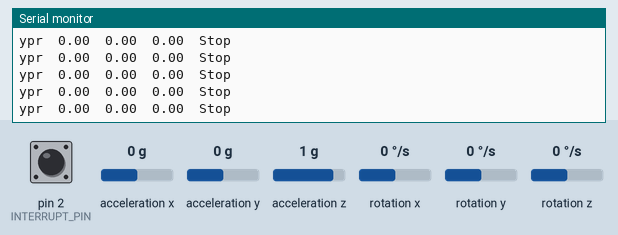
Bench run of a sketch on a simulated Arduino Uno, built with avr-gcc and run on an emulated ATmega328P. On the bench: the last lines printed to the serial monitor. The inputs (shaded band) are chosen by the test bench; at power-on: acceleration x 0 g, acceleration y 0 g, acceleration z 1 g, pin 2 (INTERRUPT_PIN) LOW, rotation x 0 °/s, rotation y 0 °/s, rotation z 0 °/s. The sensor or clock chip raises its interrupt line as the real part does; no radio packets arrive unless stated.

Above: at 3.7 s.
3.8 s: acceleration x set to -1.4 g
At 4.8 s:
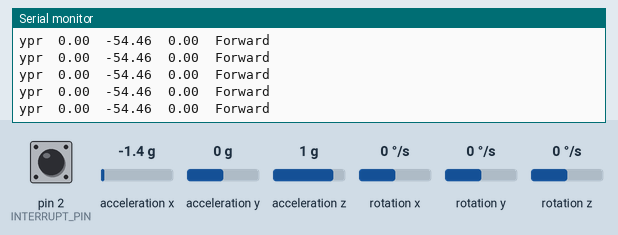
5.7 s: acceleration x set to 0 g
At 6.2 s:
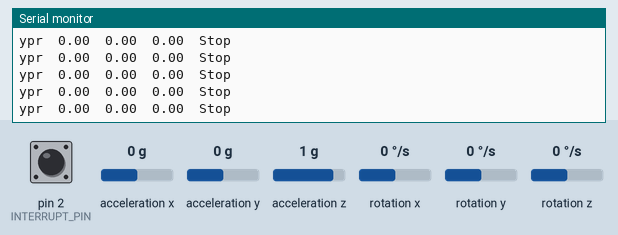
8.7 s: acceleration y set to 0.8 g
At 9.8 s:
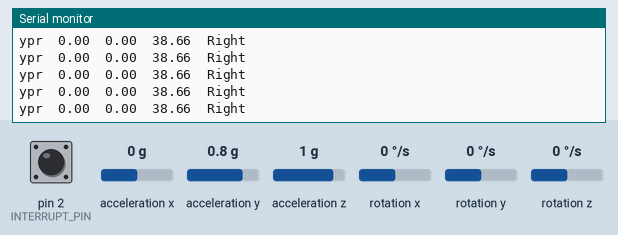
10.6 s: acceleration z set to 1.4 g
At 11.3 s:
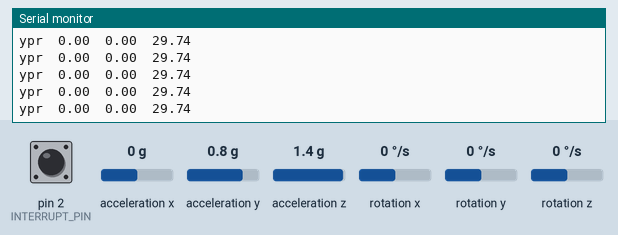
12.5 s: acceleration x set to -0.8 g
At 13.2 s:
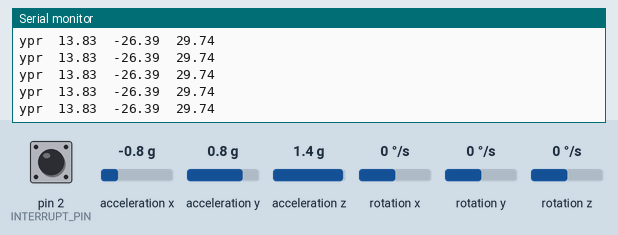
15.5 s: acceleration y set to -1.4 g
At 16.3 s:
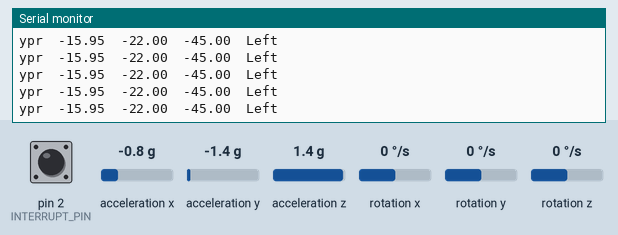

Measured:
- after the input at 3.8 s, the serial monitor: prints a new line at once (image 1)
- after the input at 8.7 s, the serial monitor: prints a new line at once (image 3)
- after the input at 10.6 s, the serial monitor: prints a new line at once (image 4)
- after the input at 12.5 s, the serial monitor: prints a new line at once (image 5)
- after the input at 15.5 s, the serial monitor: prints a new line at once (image 6)

The sketch:

GestureTrans.ino
```cpp
#include<SPI.h>
#include<RF24.h>
#include<nRF24L01.h>
#include "printf.h"
#include "I2Cdev.h"
#include "MPU6050_6Axis_MotionApps20.h"

#if I2CDEV_IMPLEMENTATION == I2CDEV_ARDUINO_WIRE
#include "Wire.h"
#endif

// MPU control/status vars
bool dmpReady = false;  // set true if DMP init was successful
uint8_t mpuIntStatus;   // holds actual interrupt status byte from MPU
uint8_t devStatus;      // return status after each device operation (0 = success, !0 = error)
uint16_t packetSize;    // expected DMP packet size (default is 42 bytes)
uint16_t fifoCount;     // count of all bytes currently in FIFO
uint8_t fifoBuffer[64]; // FIFO storage buffer
volatile bool mpuInterrupt = false;     // indicates whether MPU interrupt pin has gone high
void dmpDataReady()
{
  mpuInterrupt = true;
}
// orientation/motion vars
Quaternion q;           // [w, x, y, z]         quaternion container
VectorFloat gravity;    // [x, y, z]            gravity vector
float ypr[3], yaw, pitch, roll;        // [yaw, pitch, roll]   yaw/pitch/roll container and gravity vector
#define INTERRUPT_PIN 2 // use pin 2 on Arduino Uno & most boards
MPU6050 mpu;


int CE_PIN = 8, CSN_PIN = 7;
RF24 radio(CE_PIN, CSN_PIN);
const uint64_t pipeOut = 0x10FAB52AE1LL;

int data = 0;

void setup()
{
  Serial.begin(115200);
  start_mpu();
  start_nrf();
  /*
    delay(1000);
    digitalWrite(radio_led, HIGH);
    get_mpu_data();
    //  pitch_err = pitch;

    delay(1000);
    digitalWrite(radio_led, LOW);
  */
  //  delay(2000);
}

void loop()
{
  get_mpu_data();
  Serial.print("ypr\t");
  Serial.print(yaw);
  Serial.print("\t");
  Serial.print(pitch);
  Serial.print("\t");
  Serial.print(roll);
  Serial.print("\t");

  if (pitch < 15 && pitch > -15 && roll < 15 && pitch > -15) {
    Serial.print("Stop");
    data = 0;
  }
  else if (pitch < -30) {
    Serial.print("Forward");
    data = 1;
  }
  else if (pitch > 30) {
    Serial.print("Backward");
    data = 2;
  }

  else if (roll < -30) {
    Serial.print("Left");
    data = 3;
  }
  else if (roll > 30) {
    Serial.print("Right");
    data = 4;
  }
  Serial.println();
  radio.write(&data, sizeof(data));
//  delay(200);
}

void start_nrf()
{
  radio.begin();
  printf_begin();
  radio.setPALevel(RF24_PA_MAX);
  radio.setDataRate(RF24_250KBPS);
  radio.setChannel(110);
  radio.openWritingPipe(pipeOut);
  radio.printDetails();
  delay(2000);
}


void start_mpu()
{
#if I2CDEV_IMPLEMENTATION == I2CDEV_ARDUINO_WIRE
  Wire.begin();
  Wire.setClock(400000); // 400kHz I2C clock. Comment this line if having compilation difficulties
#elif I2CDEV_IMPLEMENTATION == I2CDEV_BUILTIN_FASTWIRE
  Fastwire::setup(400, true);
#endif

  Serial.println(F("Initializing I2C devices..."));
  mpu.initialize();
  pinMode(INTERRUPT_PIN, INPUT);

  Serial.println(F("Testing device connections..."));
  Serial.println(mpu.testConnection() ? F("MPU6050 connection successful") : F("MPU6050 connection failed"));

  Serial.println(F("Initializing DMP..."));
  devStatus = mpu.dmpInitialize();

  // supply your own gyro offsets here, scaled for min sensitivity
  mpu.setXGyroOffset(220);
  mpu.setYGyroOffset(76);
  mpu.setZGyroOffset(-85);
  mpu.setZAccelOffset(1788); // 1688 factory default for my test chip

  // make sure it worked (returns 0 if so)
  if (devStatus == 0)
  {
    Serial.println(F("Enabling DMP..."));
    mpu.setDMPEnabled(true);

    Serial.println(F("Enabling interrupt detection (Arduino external interrupt 0)..."));
    attachInterrupt(0, dmpDataReady, RISING);
    mpuIntStatus = mpu.getIntStatus();

    Serial.println(F("DMP ready! Waiting for first interrupt..."));
    dmpReady = true;

    packetSize = mpu.dmpGetFIFOPacketSize();
  }
  else
  {
    // ERROR!
    // 1 = initial memory load failed
    // 2 = DMP configuration updates failed
    // (if it's going to break, usually the code will be 1)
    Serial.print(F("DMP Initialization failed (code "));
    Serial.print(devStatus);
    Serial.println(F(")"));
  }
}

void get_mpu_data()
{
  // if programming failed, don't try to do anything
  if (!dmpReady) return;

  // wait for MPU interrupt or extra packet(s) available
  while (!mpuInterrupt && fifoCount < packetSize)
  { /*
      pid.Compute();
      motorController.move(output, MIN_ABS_SPEED);

      unsigned long currentMillis = millis();

      if (currentMillis - time1Hz >= 1000)
      {
       loopAt1Hz();
       time1Hz = currentMillis;
      }

      if (currentMillis - time5Hz >= 5000)
      {
       loopAt5Hz();
       time5Hz = currentMillis;
      }*/
  }

  // reset interrupt flag and get INT_STATUS byte
  mpuInterrupt = false;
  mpuIntStatus = mpu.getIntStatus();

  // get current FIFO count
  fifoCount = mpu.getFIFOCount();

  // check for overflow (this should never happen unless our code is too inefficient)
  if ((mpuIntStatus & 0x10) || fifoCount == 1024) {
    // reset so we can continue cleanly
    mpu.resetFIFO();
//    Serial.println(F("FIFO overflow!"));

    // otherwise, check for DMP data ready interrupt (this should happen frequently)
  } else if (mpuIntStatus & 0x02) {
    // wait for correct available data length, should be a VERY short wait
    while (fifoCount < packetSize) fifoCount = mpu.getFIFOCount();

    // read a packet from FIFO
    mpu.getFIFOBytes(fifoBuffer, packetSize);

    // track FIFO count here in case there is > 1 packet available
    // (this lets us immediately read more without waiting for an interrupt)
    fifoCount -= packetSize;

    // display Euler angles in degrees
    mpu.dmpGetQuaternion(&q, fifoBuffer);
    mpu.dmpGetGravity(&gravity, &q);
    mpu.dmpGetYawPitchRoll(ypr, &q, &gravity);

    yaw = (ypr[0] * 180) / M_PI;
    pitch = (ypr[1] * 180) / M_PI;
    roll = (ypr[2] * 180) / M_PI;
  }
}
```
